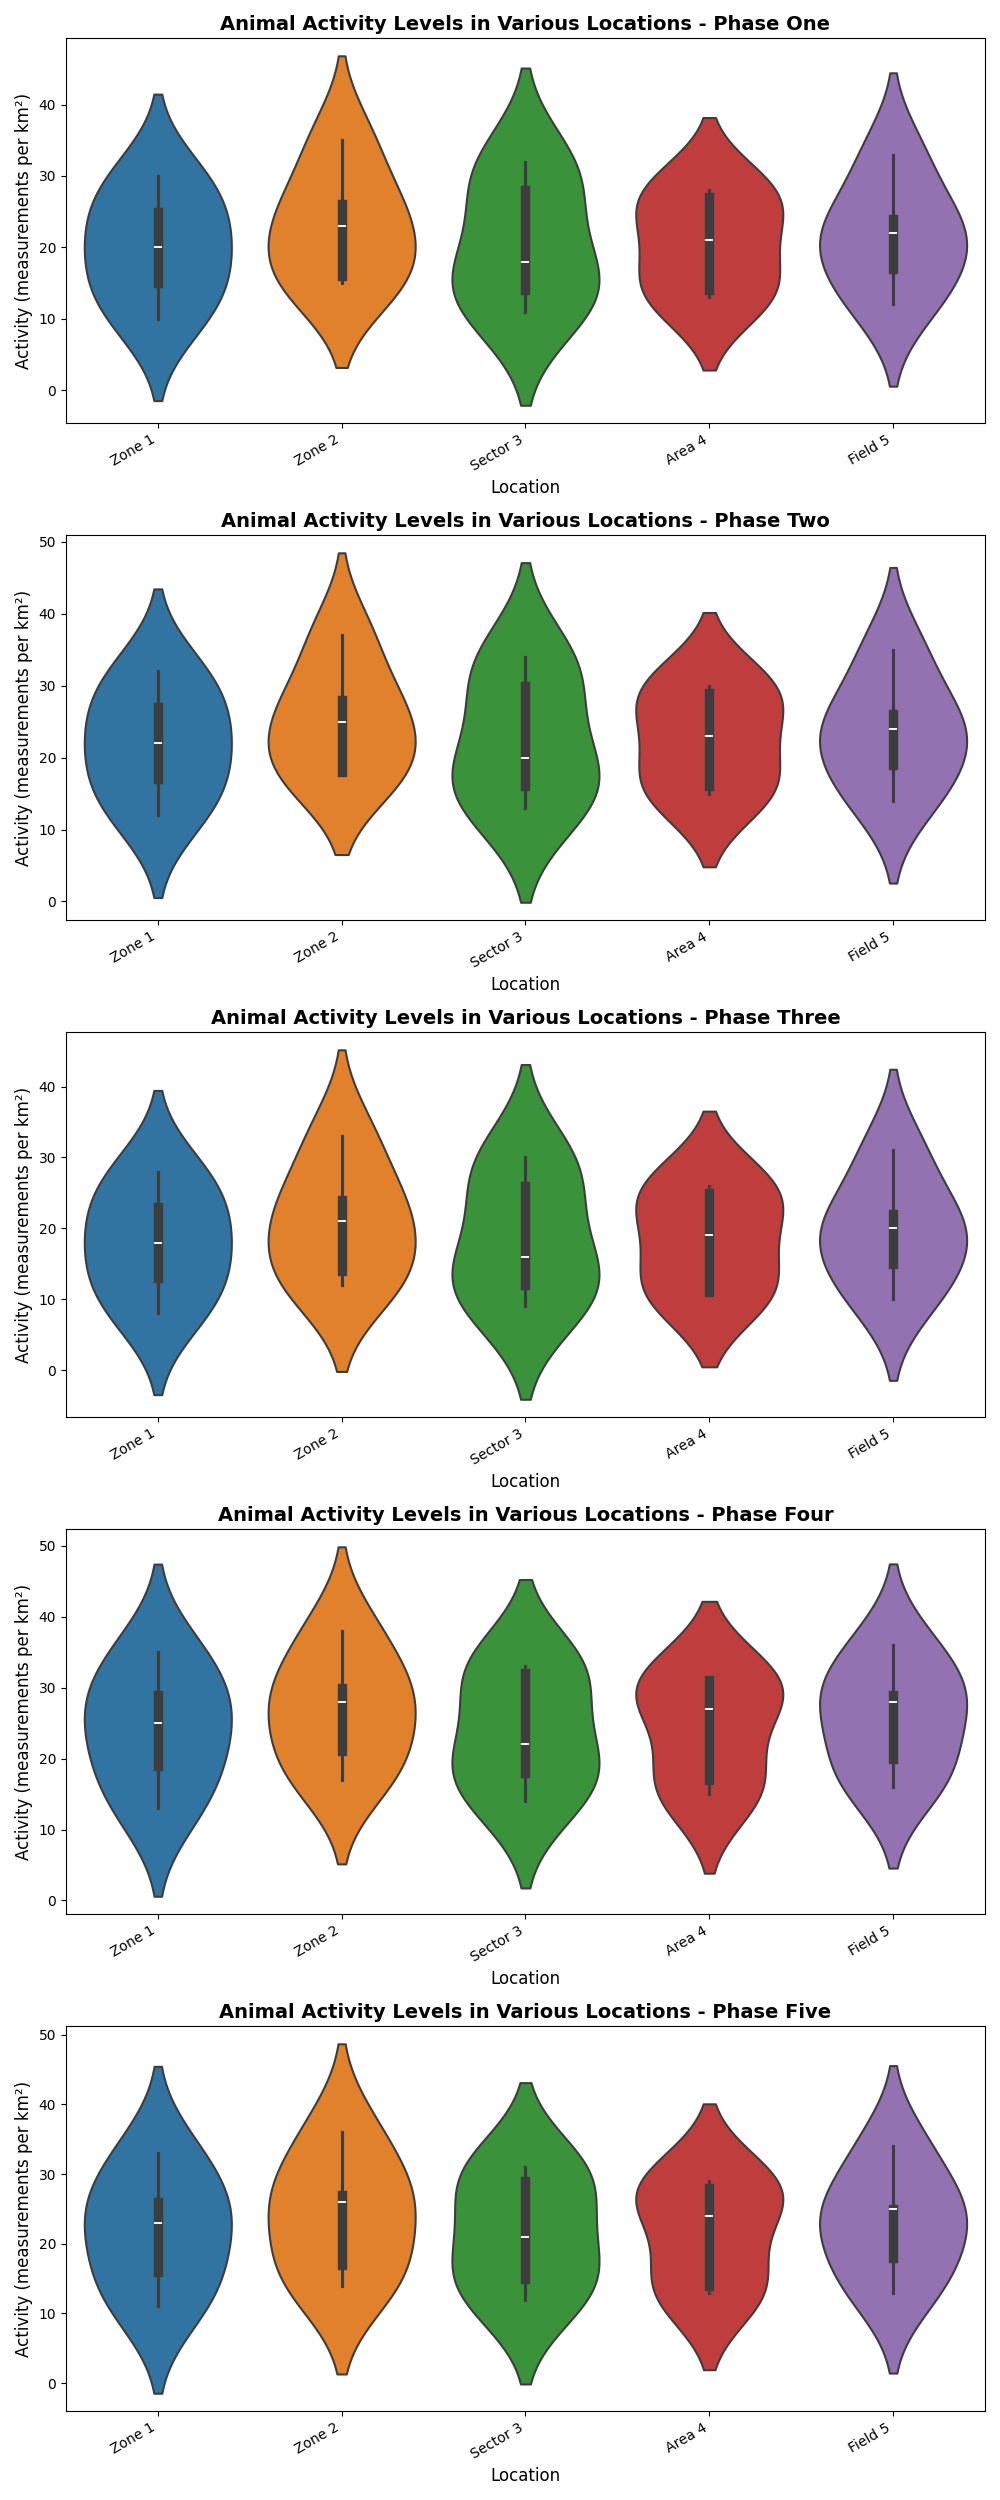

The script that drew this image:
import matplotlib.pyplot as plt
import numpy as np
import seaborn as sns

# Define the locations
locations = ['Zone 1', 'Zone 2', 'Sector 3', 'Area 4', 'Field 5']

# Activity data scaled (measurements per km²) for five phases
phase_one_activity = np.array([
    [10, 15, 11, 14, 12], 
    [20, 23, 18, 21, 22], 
    [30, 35, 32, 28, 33],
    [25, 26, 28, 27, 24],
    [15, 16, 14, 13, 17]
])

phase_two_activity = np.array([
    [12, 18, 13, 16, 14], 
    [22, 25, 20, 23, 24], 
    [32, 37, 34, 30, 35],
    [27, 28, 30, 29, 26],
    [17, 18, 16, 15, 19]
])

phase_three_activity = np.array([
    [8, 12, 9, 11, 10], 
    [18, 21, 16, 19, 20], 
    [28, 33, 30, 26, 31],
    [23, 24, 26, 25, 22],
    [13, 14, 12, 11, 15]
])

phase_four_activity = np.array([
    [13, 17, 14, 15, 16], 
    [25, 28, 22, 27, 29], 
    [35, 38, 33, 31, 36],
    [29, 30, 32, 31, 28],
    [19, 21, 18, 17, 20]
])

phase_five_activity = np.array([
    [11, 14, 12, 13, 13], 
    [23, 26, 21, 24, 25], 
    [33, 36, 31, 29, 34],
    [26, 27, 29, 28, 25],
    [16, 17, 15, 14, 18]
])

# Create figure with subplots for five phases
fig, axs = plt.subplots(5, 1, figsize=(10, 25), tight_layout=True)

# Define the plot function
def create_activity_plot(ax, data, phase):
    sns.violinplot(data=data,
                   ax=ax, linewidth=1.5)
    ax.set_title(f'Animal Activity Levels in Various Locations - {phase}', fontsize=14, fontweight='bold')
    ax.set_xlabel('Location', fontsize=12)
    ax.set_ylabel('Activity (measurements per km²)', fontsize=12)
    ax.set_xticklabels(locations, rotation=30, ha='right')

# Create plots for each phase
create_activity_plot(axs[0], phase_one_activity, 'Phase One')
create_activity_plot(axs[1], phase_two_activity, 'Phase Two')
create_activity_plot(axs[2], phase_three_activity, 'Phase Three')
create_activity_plot(axs[3], phase_four_activity, 'Phase Four')
create_activity_plot(axs[4], phase_five_activity, 'Phase Five')

# Show the plot
plt.show()
